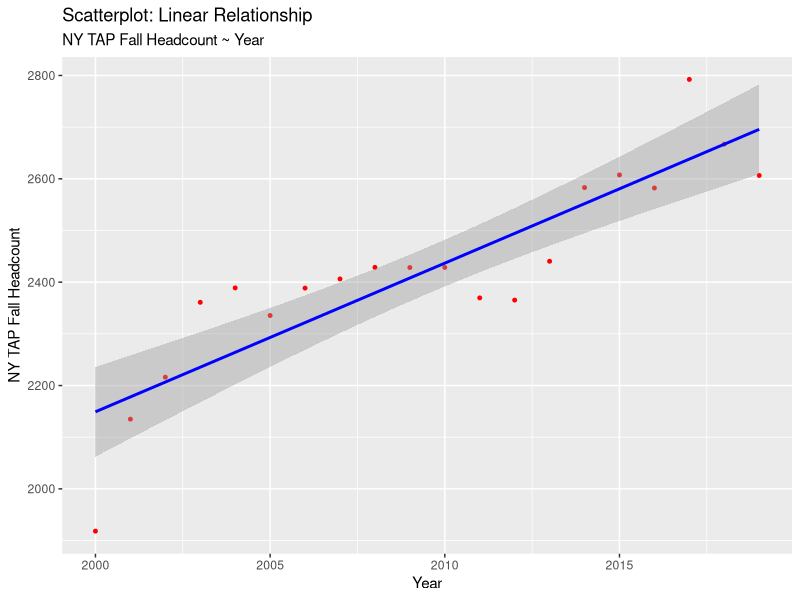
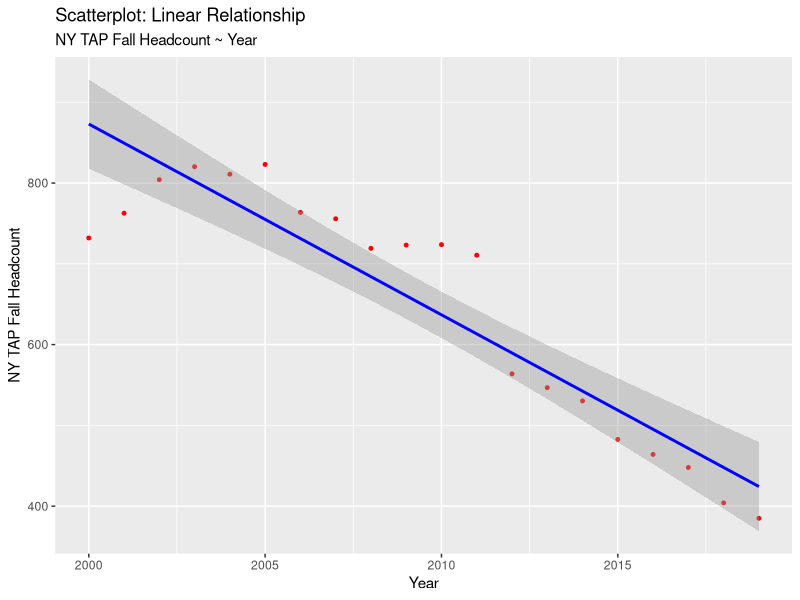

These figures' R source, in order:
# Tuition Assistance Program (TAP)

setwd("C:/Users/BFigueroa/OneDrive - City University of New York/SPS/DATA MANAGEMENT/Projects/Project 2")

### Read the .CSV file for Tuition Assistance Program into R
require(dplyr)
require(tidyr)

TAP <- read.csv("TAP_NY.csv")
head(TAP)

### I want to analyze and compare the headcount of Tuition Assistance Program given to students in Private vs Public schools with 4 year level of study across the years

### Rename & selecting columns needed

TAP_ny <- TAP %>%
  rename(Year = Academic.Year,
         Study_level = TAP.Level.of.Study,
         Sector = Sector.Type, 
         Fall_headcount = TAP.Fall.Headcount) %>%
  select(Year, Study_level, Sector, Fall_headcount)
head(TAP_ny)
       
### Public 4 year vs. Private 4 year

public <- TAP_ny %>%
  filter(Study_level == "4 yr Undergrad", Sector == "PUBLIC") %>%
  group_by(Year) %>%
  summarise(Fall_headcount = mean(Fall_headcount))
head(public)

private <- TAP_ny %>%
  filter(Study_level == "4 yr Undergrad", Sector == "PRIVATE") %>%
  group_by(Year) %>%
  summarise(Fall_headcount = mean(Fall_headcount))
head(private)

TAP_ny_summ <- TAP_ny %>%
  filter(Study_level == "4 yr Undergrad") %>%
  group_by(Year) %>%
  summarise(Fall_headcount = mean(Fall_headcount))
head(TAP_ny_summ)

### Graphing 
#install.packages("tidyverse")
#install.packages("ggplot2")
require(ggplot2)

public <- as.data.frame(public)

public_graph <- ggplot(public, aes(x = Year, y = Fall_headcount)) + 
  geom_point(col = "red", size = 1) +
  geom_smooth(method = "lm", col = "blue") +
  labs(title = "Scatterplot: Linear Relationship", 
       subtitle = "NY TAP Fall Headcount ~ Year",
       y = "NY TAP Fall Headcount", 
       x = "Year")

plot(public_graph)

### Looking at the graph for public 4 year level of study colleges, we see that across the years the number of students receiving TAP increases.

private <- as.data.frame(private)

private_graph <- ggplot(private, aes(x = Year, y = Fall_headcount)) + 
  geom_point(col = "red", size = 1) +
  geom_smooth(method = "lm", col = "blue") +
  labs(title = "Scatterplot: Linear Relationship", 
       subtitle = "NY TAP Fall Headcount ~ Year",
       y = "NY TAP Fall Headcount", 
       x = "Year")

plot(private_graph)

### In contrast, the graph for private 4 year level of study colleges, shows that across the years, the number of students receiving TAP decreases.


